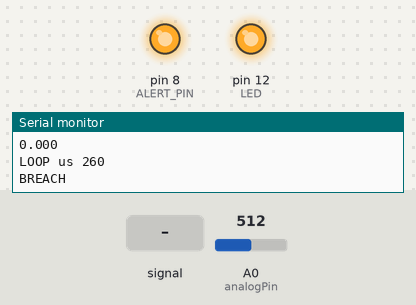
Recording of a sketch running on a simulated Arduino Uno, built with avr-gcc and run on an emulated ATmega328P. Shown: output pins drawn as LEDs (lit = HIGH), the last lines printed to the serial monitor. The inputs (shaded band) are chosen by the test bench; at power-on: A0 (analogPin) = 512.

Above: at 1.2 s.
1.3 s: A0 (analogPin) fed a 200 Hz sine of ±460 counts around its level
At 3.8 s:
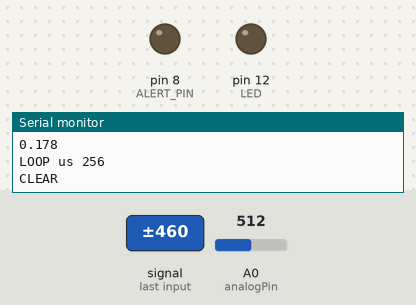
4.3 s: A0 (analogPin) set to 716
At 4.9 s:
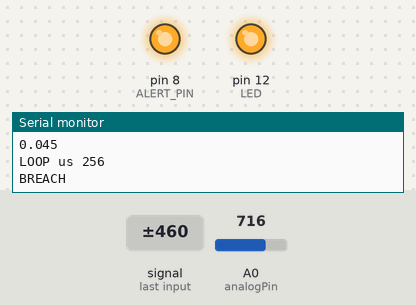
Timing chart, 0 to 7.3 s (numbered marks = the images above; inputs shaded):
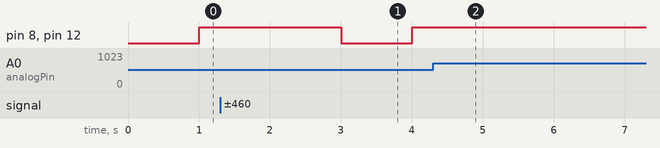

Measured:
- after the input at 1.3 s, pin 8 (ALERT_PIN), pin 12 (LED): HIGH → LOW after 1.7 s, → HIGH 1.0 s later
- after the input at 4.3 s, pin 8 (ALERT_PIN), pin 12 (LED): stays HIGH (without the input it goes to LOW after 0.71 s)

The sketch:

lab2_filter_sketch_fast.ino
```cpp
// lab2_filter_sketch_fast: same filters, threshold logic and alert pin as lab2_filter_sketch,
// with a faster loop so mode 1 keeps up at Fs = 3000 Hz (333 us per sample).
// The original printed "MISSED A SAMPLE" ~2666 times a second in mode 1: each sample took
// ~375 us, so the Uno really sampled at ~2670 Hz and mode 1's band slid down to ~378-396 Hz,
// missing the 440.9 Hz transmitter.
// Changes: skip the zero numerator taps, circular s[] buffer, max-of-10 once per second,
// misses counted and printed once per second, "LOOP us" timing line, unsigned long changet,
// and samples scheduled at exactly 3000 Hz (micros() steps by 4 us, so the template ran at ~2950 Hz).
// Check: "LOOP us" must stay under 333 and no "MISSED" lines should appear.
// Same ALERT_PIN output to the ESP32 as lab2_filter_sketch.

// A digital frequency selective filter
// A. Kruger, 2019
// revised R. Mudumbai, 2020 & 2024
// revised N. Najeeb, 2025


// The following defines are used for setting and clearing register bits
// on the Arduino processor. Low-level stuff: leave alone.

#ifndef cbi
#define cbi(sfr, bit) (_SFR_BYTE(sfr) &= ~_BV(bit))
#endif

#ifndef sbi
#define sbi(sfr, bit) (_SFR_BYTE(sfr) |= _BV(bit))
#endif

int analogPin = A0;     // Specify analog input pin. Make sure to keep between 0 and 5V.
int LED = 12;           // Specify output analog pin with indicator LED
int ALERT_PIN = 8;      // HIGH while the beam is broken; wired to the ESP32 (see esp32_alert)

   // num and den are the numerator and denominator coeffs of a digital frequency-selective filter
   // designed for a sample rate Fs=3000 HZ


const int n = 7;   // number of past input and output samples to buffer; change this to match order of your filter
int m = 10; // number of past outputs to average for hysteresis

// Select which filter to run:
//   0 = 120 Hz lamp detector (TA check-in)
//   1 = 425-445 Hz bandpass
//   2 = 490-510 Hz bandpass
//   3 = 525-545 Hz bandpass
#define FILTER_MODE 1

#if FILTER_MODE == 0
// 2nd order resonator near 120 Hz
float den[] = {1.0000,   -1.866752, 	0.935902,	0.00,	0.00,	0.00,	0.00}; //Denominator Coefficients
float num[] = {0.032049,   0.00,   -0.032049,         0.00,    0.00,    0.00,   0.00}; //Numerator Coefficients
#elif FILTER_MODE == 1
float den[] = {1, -3.6268947, 7.3014445, -8.8201584, 7.1003574, -3.4298617, 0.91963178}; //Denominator Coefficients
float num[] = {8.8140061e-06, 0, -2.6442018e-05, 0, 2.6442018e-05, 0, -8.8140061e-06}; //Numerator Coefficients
#elif FILTER_MODE == 2
float den[] = {1, -2.9587641, 5.8346086, -6.7130303, 5.673925, -2.7980276, 0.91963178}; //Denominator Coefficients
float num[] = {8.8140061e-06, 0, -2.6442018e-05, 0, 2.6442018e-05, 0, -8.8140061e-06}; //Numerator Coefficients
#elif FILTER_MODE == 3
float den[] = {1, -2.5754923, 5.1274985, -5.6410495, 4.986292, -2.4355773, 0.91963178}; //Denominator Coefficients
float num[] = {8.8140061e-06, 0, -2.6442018e-05, 0, 2.6442018e-05, 0, -8.8140061e-06}; //Numerator Coefficients
#else
#error "FILTER_MODE must be 0, 1, 2, or 3"
#endif


float x[n],y[n],yn, s[10];     // Space to hold previous samples and outputs; n'th order filter will require upto n samples buffered
int sk = 0;                    // next slot in s[] (circular, so s[] is not shifted every sample)

float threshold_val = 0.15; // Threshold value. Anything higher than the threshold will turn the LED off, anything lower will turn the LED on

// Beam state, reported to the ESP32 as a digital level on ALERT_PIN (HIGH = breached);
// the ESP32 turns each change into an alert.
bool breached = false;

// time between samples Ts = 1/Fs. If Fs = 3000 Hz, Ts=333 us
int Ts = 333;

void setup()
{
   Serial.begin(1200);
   int i;

   sbi(ADCSRA,ADPS2);     // Next three lines make the ADC run faster
   cbi(ADCSRA,ADPS1);
   cbi(ADCSRA,ADPS0);

   pinMode(LED,OUTPUT);   // Makes the LED pin an output
   pinMode(ALERT_PIN,OUTPUT);

   for (i=0; i<n; i++)
      x[i] = y[i] = 0;

   for(i = 0; i<m; i++)
    s[i] = 0;
   yn = 0;
}


void loop()
{
   unsigned long t1;
   int i,count,val;
   int k=0;
   unsigned long changet = micros();   // unsigned long: a float stops the 1 s check after ~71 min
   int missed = 0;                     // samples that overran Ts this second
   unsigned long maxBusy = 0;          // longest sample this second, in us

   byte k3 = 0;                        // adds 1 us every 3rd sample: average period 333.33 us = exactly 3000 Hz

   count = 0;
   t1 = micros();
   while (1) {
      unsigned long start = micros();   // when this sample's work actually began

      // Calculate the next value of the difference equation.

      for(i=n-1; i>0; i--){             // Shift samples
         x[i] = x[i-1];
         y[i] = y[i-1];
      }

      val = analogRead(analogPin);  // New input

      x[0] = val*(5.0/1023.0)-2.5;  // Scale to match ADC resolution and range

      yn = num[0] * x[0];

      for(i=1;i<n;i++)             // Incorporate previous outputs (y[n])
         yn = yn - den[i]* y[i];
      for(i=2;i<n;i+=2)            // Odd numerator taps are 0 in every mode, so skip them (saves time)
         yn = yn + num[i] * x[i];


       y[0] = yn;                  // New output

      //  The variable yn is the output of the filter at this time step.
      //  Now we can use it for its intended purpose:
      //       - Apply theshold
      //       - Apply hysteresis
      //       - What to do when the beam is interrupted, turn on a buzzer, send SMS alert.
      //       - etc.

      s[sk] = abs(2*yn);  // Absolute value of the filter output.
      if (++sk == m) sk = 0;

      unsigned long busy = micros() - start;   // work time for this sample (must stay under Ts)
      if (busy > maxBusy) maxBusy = busy;
      if (busy > Ts) missed++;                  // too slow for 3000 Hz

      // Check the output value against the threshold value every 10^6 microseconds or 1 second
      if ((micros()-changet) > 1000000UL)
      {
        // SAMPLE Hystersis: Take the max of the past 10 samples and compare that with the threshold
        // (computed here, once per second, instead of on every sample, to save time)
        float maxs = 0;
        for(int i = 0; i< m; i++)
        {
          if (s[i]>maxs)
            maxs = s[i];
        }

        Serial.println(maxs, 3);
        Serial.print("LOOP us ");      // longest sample this second (not counting this print); must stay under 333
        Serial.println(maxBusy);
        if (missed > 0)                // any count here means the filter is too slow for 3000 Hz
        {
          Serial.print("MISSED ");
          Serial.println(missed);
        }
        missed = 0;
        maxBusy = 0;

        changet = micros();
        bool nowBreached = maxs < threshold_val;
        digitalWrite(LED, nowBreached ? HIGH : LOW);
        digitalWrite(ALERT_PIN, nowBreached ? HIGH : LOW);

        if (nowBreached != breached)
        {
          breached = nowBreached;
          Serial.println(breached ? "BREACH" : "CLEAR");   // USB serial monitor only
        }
      }

      // The filter was designed for a 3000 Hz sampling rate. This corresponds
      // to a sample every 333 us. The code above must execute in less time
      // (if it doesn't, it is not possible to do this filtering on this processor).
      // Below we tread some water until it is time to process the next sample


      // Misses are counted above (busy > Ts) and printed once per second: printing every miss
      // at 1200 baud fills the TX buffer, Serial blocks, and every following sample is missed too.
      // The once-per-second print itself runs long; the schedule below catches up right after.
      while((micros()-t1) < Ts);
      // Schedule the next sample from the previous start time instead of re-reading micros():
      // micros() counts in 4 us steps, so "t1 = micros()" made each period 336-340 us
      // (~2950 Hz), which moved mode 1's band away from the 440.9 Hz transmitter.
      t1 += Ts;
      if (++k3 == 3) { k3 = 0; t1 += 1; }

   }

}
```
